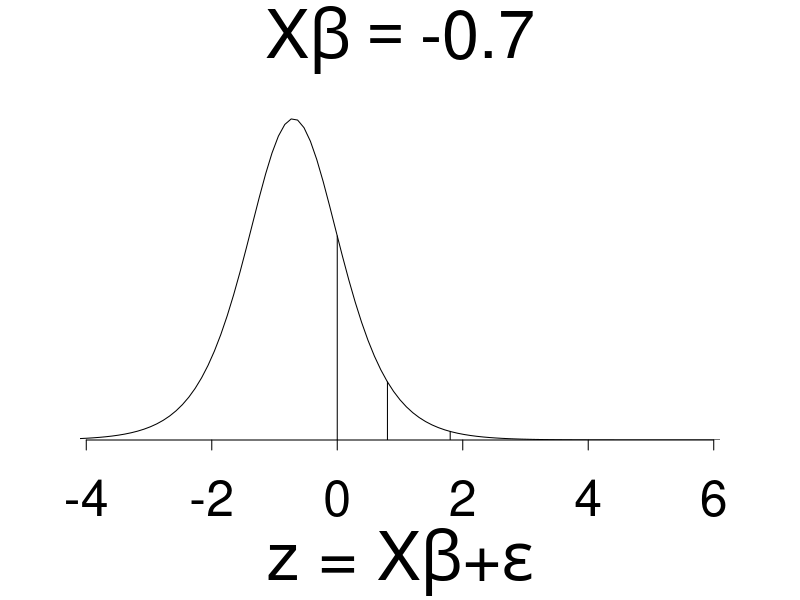
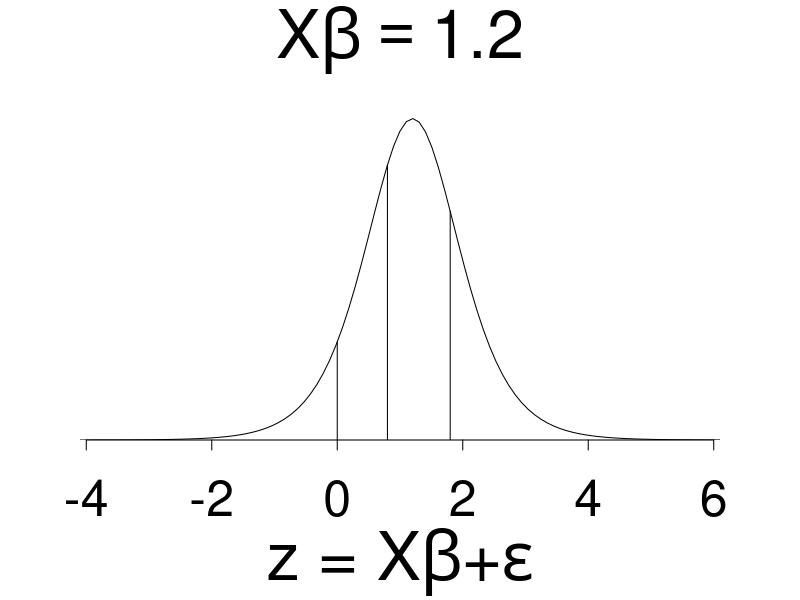
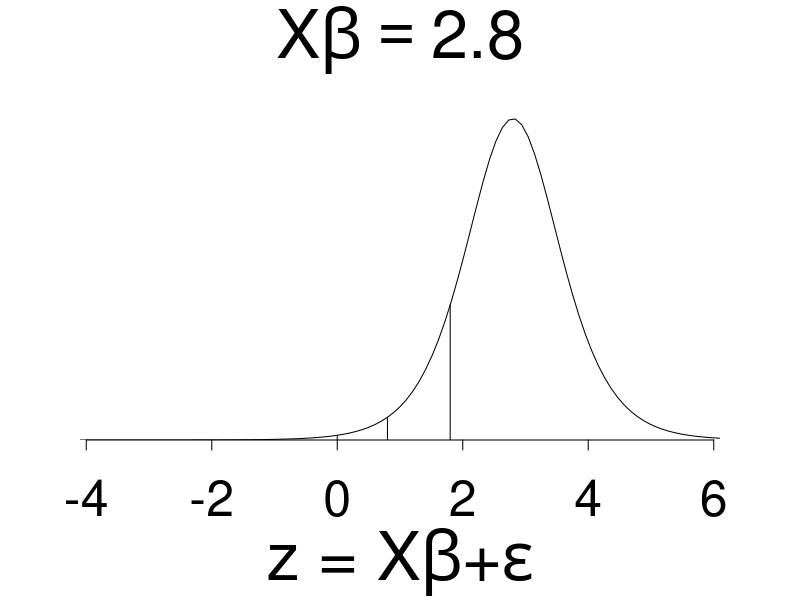

Source code (R) for these figures, in order: (Note: this script raises an error after producing the figures.)
dlogit <- function (a) {1/(exp(a)+exp(-a))^2}

vline <- function (x, shift) {lines (rep(x,2), c(0,dlogit(x-shift)))}

lplot <- function (shift){
  par (mar=c(8,4,4,4))
  curve (dlogit(x-shift), -4.1, 6.1, xaxs="i", yaxs="i", xlab=expression(paste("z = X", beta, "+", epsilon)), yaxt="n", ylab="", ylim=c(0,.28), bty="n",
         main=substitute(paste ("X", beta)==bta, list(bta=shift)),
         cex.lab=4, cex.axis=3, cex.main=4, mgp=c(7,3,0))
  vline (0,shift)
  vline (.8,shift)
  vline(1.8,shift)
}

postscript ("c:/books/multilevel/logistic1a.ps", height=7, horizontal=T)
lplot(-.7)
dev.off ()
postscript ("c:/books/multilevel/logistic1b.ps", height=7, horizontal=T)
lplot(1.2)
dev.off ()
postscript ("c:/books/multilevel/logistic1c.ps", height=7, horizontal=T)
lplot(2.8)
dev.off ()

n <- 50
x <- runif (n,-9,9)
y <- rbinom (n, 1, invlogit(x))
y[rank(x)==5] <- 1
y[rank(x)==5] <- 0
plot (x,y)

glm.1 <- glm (y ~ x, family="binomial")
display(glm.1)

glm.2 <- glm (y ~ x, family="binomial", subset=(rank(x)!=5))
display(glm.2)

#thresh <- 10
#data <- list ("n", "y", "x", "thresh")
#inits <- function (){
#  list (a=rnorm(1), b=rnorm(1))
#}
#params <- c("a", "b")
#model.1 <- bugs (data, inits, params, "robustlogit1.txt", n.chains=3, n.iter=100, digits=2)

data <- list ("n", "y", "x", "e")
inits <- function (){
  list (a=rnorm(1), b=rnorm(1), is.noise=rbinom(n,1,.5))#, e=runif(1,0,.1))
}
params <- c("a", "b", "is.noise")

e <- .001
model2.001 <- bugs (data, inits, params, "robustlogit2.txt", n.chains=3, n.iter=5000, digits=2)
e <- .01
model2.01 <- bugs (data, inits, params, "robustlogit2.txt", n.chains=3, n.iter=5000, digits=2)
e <- .1
model2.1 <- bugs (data, inits, params, "robustlogit2.txt", n.chains=3, n.iter=5000, digits=2)


df <- 8
z.lo <- ifelse (y==0, -100, 0)
z.hi <- ifelse (y==0, 0, 100)
data <- list ("n", "z.lo", "z.hi", "x", "df")
inits <- function (){
  list (a=rnorm(1), b=rnorm(1), z=runif(10)*sign(y-.5))
}
params <- c("a", "b")
model3.1 <- bugs (data, inits, params, "robustlogit3.txt", n.chains=3, n.iter=1000)

df <- 4
model3.2 <- bugs (data, inits, params, "robustlogit3.txt", n.chains=3, n.iter=5000)

data <- list ("n", "z.lo", "z.hi", "x")
inits <- function (){
  list (a=rnorm(1), b=rnorm(1), z=runif(10)*sign(y-.5), df.inv=runif(1,0,.5))
}
params <- c("a", "b", "df")
model4 <- bugs (data, inits, params, "robustlogit4.txt", n.chains=3, n.iter=10000)

#par (mfrow=c(1,1))
#plot (x,y)
#curve (invlogit(model2.001$median$a+model2.001$median$b*x), add=T, col="red", lwd=.5)
#curve (invlogit(model2.01$median$a+model2.01$median$b*x), add=T, col="green", lwd=.5)
#curve (invlogit(model2.1$median$a+model2.1$median$b*x), add=T, col="blue", lwd=.5)
#curve (invlogit(glm.1$coef[1]+glm.1$coef[2]*x), add=T, lwd=.5, lty=2)
#curve (pt(model3.1$median$a+model3.2$median$b*x,8), add=T, col="purple", lwd=.5, lty=2)
#curve (pt(model3.2$median$a+model3.2$median$b*x,8), add=T, col="purple", lwd=.5)
#curve (invlogit(glm.2$coef[1]+glm.2$coef[2]*x), add=T, lwd=.5, col="yellow",lwd=.5)

postscript ("c:/books/multilevel/logistic2a.ps", horizontal=T)
par (mar=c(5,5,4,2)+.1)
plot (x, y, yaxt="n", cex.lab=2.5, cex.axis=2.5, cex=2.5, cex.main=2.5, main="Contaminated data", mgp=c(4,2,0))
axis (2, c(0,1), cex.axis=2.5)
#curve (pt(model3.2$median$a+model3.2$median$b*x,8), add=T, lwd=1)
attach.all (model4$sims.list)
a.00 <- median (a*sqrt(df/(df-2)))
b.00 <- median (b*sqrt(df/(df-2)))
curve (pt (a.00 + b.00*x, median(df)), add=T, lwd=1)
curve (invlogit(glm.1$coef[1]+glm.1$coef[2]*x), add=T, lwd=.5, lty=2)
#curve (invlogit(glm.2$coef[1]+glm.2$coef[2]*x), add=T, lwd=.5, col="gray",lwd=.5)
legend (0, .3, c("fitted logistic regression", "fitted robit regression"), lty=c(2,1), cex=1.8)
dev.off()

postscript ("c:/books/multilevel/logistic2b.ps", horizontal=T)
par (mar=c(5,5,4,2)+.1)
plot (x, y, yaxt="n", cex.lab=2.5, cex.axis=2.5, cex=2.5, cex.main=2.5, main="Data from a logistic regression", mgp=c(4,2,0))
axis (2, c(0,1), cex.axis=2.5)
#curve (pt(model3.2$median$a+model3.2$median$b*x,8), add=T, lwd=1)
attach.all (model4$sims.list)
a.00 <- median (a*sqrt(df/(df-2)))
b.00 <- median (b*sqrt(df/(df-2)))
curve (pt (a.00 + b.00*x, median(df)), add=T, lwd=1)
curve (invlogit(glm.1$coef[1]+glm.1$coef[2]*x), add=T, lwd=.5, lty=2)
#curve (invlogit(glm.2$coef[1]+glm.2$coef[2]*x), add=T, lwd=.5, col="gray",lwd=.5)
legend (0, .3, c("fitted logistic regression", "fitted robit regression"), lty=c(2,1), cex=1.8)
dev.off()
